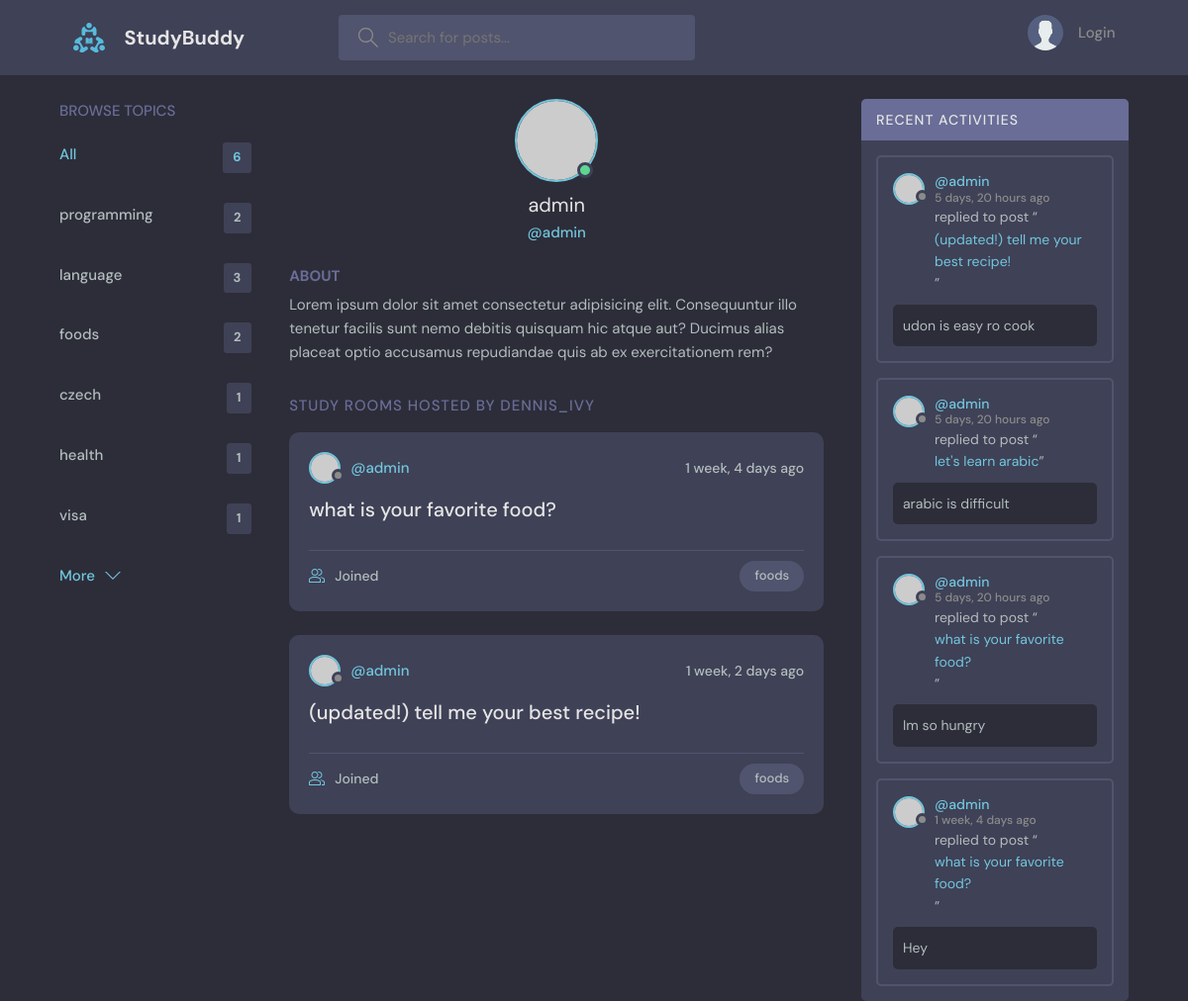
The app's page /profile/1 with its own data.
### base/models.py (models this page shows, shortened)
class Topic(models.Model):
    name = models.CharField(max_length=100)

class Room(models.Model):
    host = models.ForeignKey(User, on_delete=models.SET_NULL, null=True)
    topic = models.ForeignKey(Topic, on_delete=models.SET_NULL, null=True)
    name = models.CharField(max_length=100)
    description = models.TextField(null=True, blank=True)
    participants = models.ManyToManyField(User, related_name='participants', blank=True)
    updated = models.DateTimeField(auto_now=True)
    created = models.DateTimeField(auto_now_add=True)
    class Meta:
        ordering = ['-updated', '-created'] # descending order
    def __str__(self):
        return self.name

class Message(models.Model):
    user = models.ForeignKey(User, on_delete=models.CASCADE)  # one-to-many relationship
    room = models.ForeignKey(Room, on_delete=models.CASCADE)  # one-to-many relationship
    body = models.TextField()
    updated = models.DateTimeField(auto_now=True)
    created = models.DateTimeField(auto_now_add=True)
    class Meta:
        ordering = ['-updated', '-created'] # descending order

### base/views.py (the view)
# urls.py: path('profile/<str:pk>', views.user_profile, name='user-profile'),
def user_profile(request, pk):
    user = User.objects.get(id=pk)
    rooms = user.room_set.all()
    room_messages = user.message_set.all()
    topics = Topic.objects.all()
    context = {'user': user, 'rooms': rooms, 'room_messages': room_messages, 'topics': topics}
    return render(request, 'base/profile.html', context)

### base/templates/base/profile.html (shortened to what this page needs)
{% extends 'main.html' %}
{% block content %}
  <main class="profile-page layout layout--3">
    <div class="container">
      {% include 'base/topics_component.html' %}
      <div class="roomList">
        <div class="profile">
          <div class="profile__avatar">
            <div class="avatar avatar--large active">
              <img src="https://randomuser.me/api/portraits/men/11.jpg" />
            </div>
          </div>
          <div class="profile__info">
            <h3>{{user.username}}</h3>
            <p>@{{user.username}}</p>
          </div>
          <div class="profile__about">
            <h3>About</h3>
            <p>
              Lorem ipsum dolor sit amet consectetur adipisicing elit. Consequuntur illo tenetur
              facilis sunt nemo debitis quisquam hic atque aut? Ducimus alias placeat optio
              accusamus repudiandae quis ab ex exercitationem rem?
            </p>
          </div>
        </div>
        <div class="roomList__header">
          <div>
            <h2>Study Rooms Hosted by dennis_ivy</a>
            </h2>
          </div>
        </div>
        {% include 'base/feed_component.html' %}
      </div>
      {% include 'base/activity_component.html' %}
    </div>
  </main>
{% endblock content %}

### base/templates/base/topics_component.html
<div class="topics">
    <div class="topics__header">
      <h2>Browse Topics</h2>
    </div>
    <ul class="topics__list">
      <li>
        <a href="{% url 'home' %}" class="active">All <span>{{topics.count}}</span></a>
      </li>
      {% for topic in topics %}
      <li>
        <a href="{% url 'home' %}?q={{topic.name}}">{{topic.name}}<span>{{topic.room_set.all.count}}</span></a>
      </li>
      {% endfor %}
    </ul>
    <a class="btn btn--link" href="topics.html">
      More
      <svg version="1.1" xmlns="http://www.w3.org/2000/svg" width="32" height="32" viewBox="0 0 32 32">
        <title>chevron-down</title>
        <path d="M16 21l-13-13h-3l16 16 16-16h-3l-13 13z"></path>
      </svg>
    </a>
  </div>

### base/templates/base/feed_component.html (shortened to what this page needs)
{% for room in rooms %}
<div class="roomListRoom">
    <div class="roomListRoom__header">
      <a href="{% url 'user-profile' room.host.id %}" class="roomListRoom__author">
        <div class="avatar avatar--small">
          <img src="https://randomuser.me/api/portraits/women/11.jpg" />
        </div>
        <span>@{{room.host.username}}</span>
      </a>
      <div class="roomListRoom__actions">
        <span>{{room.created|timesince}} ago</span>
      </div>
    </div>
    <div class="roomListRoom__content">
      <a href="{% url 'room' room.id %}">{{room.name}}</a>
    </div>
    <div class="roomListRoom__meta">
      <a href="{% url 'room' room.id %}" class="roomListRoom__joined">
        {{room.participants.count.all.count}} Joined
      </a>
      <p class="roomListRoom__topic">{{room.topic.name}}</p>
    </div>
  </div>
  {% endfor %}

### base/templates/base/activity_component.html (shortened to what this page needs)
<div class="activities">
    <div class="activities__header">
      <h2>Recent Activities</h2>
    </div>
    {% for message in room_messages %}
    <div class="activities__box">
      <div class="activities__boxHeader roomListRoom__header">
        <a href="{% url 'user-profile' message.user.id %}" class="roomListRoom__author">
          <div class="avatar avatar--small">
            <img src="https://randomuser.me/api/portraits/women/11.jpg" />
          </div>
          <p>
            @{{message.user}}
            <span>{{message.created | timesince}} ago</span>
          </p>
        </a>
      </div>
      <div class="activities__boxContent">
        <p>replied to post “<a href="{% url 'room' message.room.id %}">{{message.room}}</a>”</p>
        <div class="activities__boxRoomContent">
            {{message.body}}
        </div>
      </div>
    </div>
    {% endfor %}
  </div>

### records on screen
Topic: name "programming", room_set.all.count "2"
Topic: name "language", room_set.all.count "3"
Topic: name "foods", room_set.all.count "2"
Topic: name "czech", room_set.all.count "1"
Topic: name "health", room_set.all.count "1"
Topic: name "visa", room_set.all.count "1"
Room: host.username "admin", created "1 week, 4 days", name "what is your favorite food?", topic.name "foods"
Room: host.username "admin", created "1 week, 2 days", name "(updated!) tell me your best recipe!", topic.name "foods"
Message: user "admin", created "5 days, 20 hours", room "(updated!) tell me your best recipe!", body "udon is easy ro cook"
Message: user "admin", created "5 days, 20 hours", room "let's learn arabic", body "arabic is difficult"
Message: user "admin", created "5 days, 20 hours", room "what is your favorite food?", body "Im so hungry"
Message: user "admin", created "1 week, 4 days", room "what is your favorite food?", body "Hey"

### other values on screen
{{ topics.count }} "6"
{{ user.username }} "admin"
